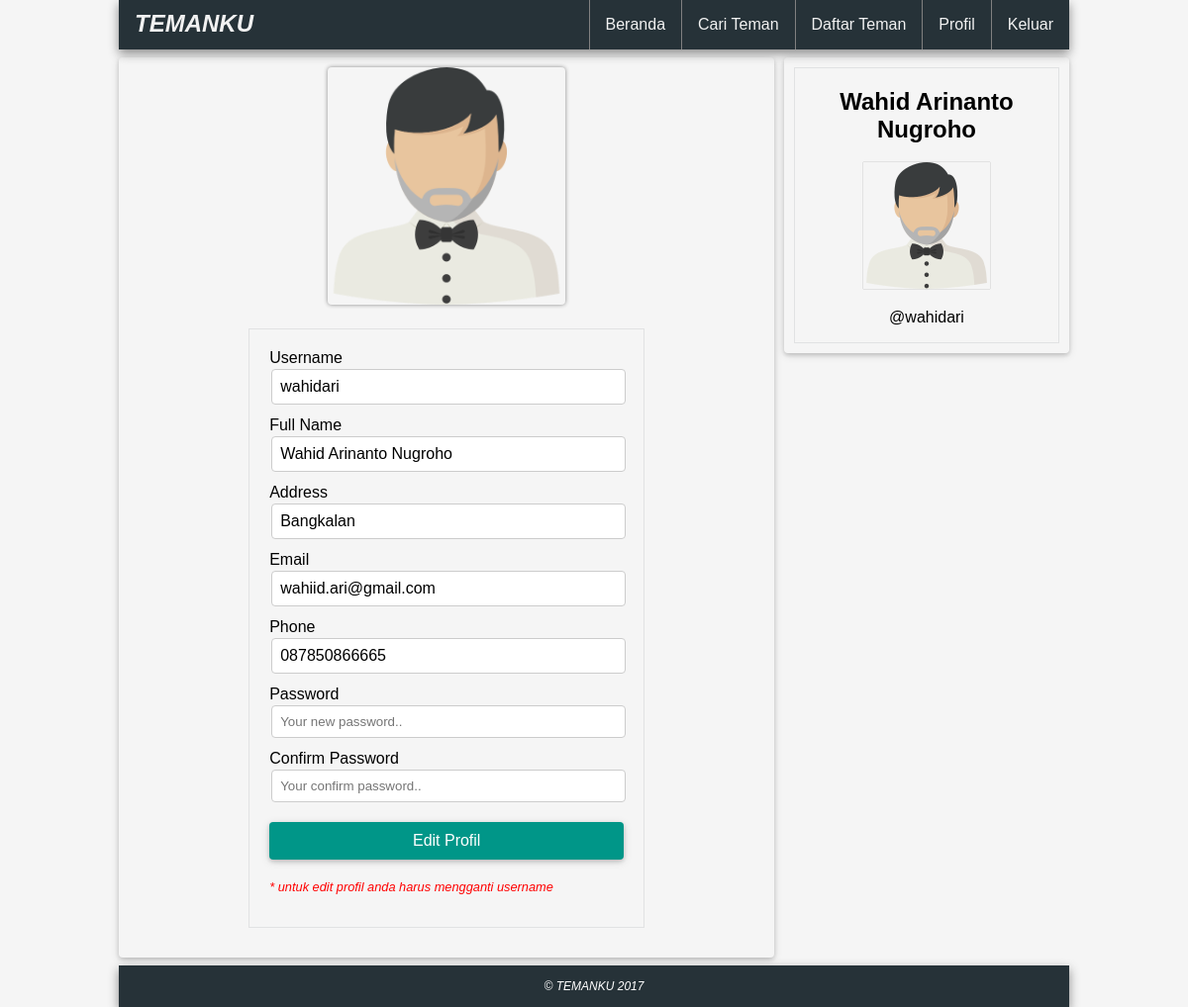
/editprofil.php (signed in), run on the app's committed database.
### tables this page shows
CREATE TABLE `pengguna` (
  `USERNAME` varchar(64) DEFAULT NULL,
  `FULLNAME` varchar(64) DEFAULT NULL,
  `ADDRESS` varchar(64) DEFAULT NULL,
  `EMAIL` varchar(64) NOT NULL,
  `PASSWORD` varchar(64) DEFAULT NULL,
  `PHONE` varchar(12) DEFAULT NULL
);

### database.php (called while the page is built, shortened)
<?php
$db_host = "localhost";
$db_user = "root";
$db_pass = "";
$db_name = "social";
try {
    $db = new PDO("mysql:host=$db_host;dbname=$db_name", $db_user, $db_pass);
} catch(PDOException $e) {
    die("Terjadi masalah: " . $e->getMessage());
}
function logged_user () {
    global $db, $userlogin, $username, $fullname, $address, $email, $phone;
    $sql = "SELECT * FROM pengguna WHERE email = :email";
    $stmt = $db->prepare($sql);
    $stmt->bindValue(':email', $userlogin);
    $stmt->execute();
    foreach ($stmt as $col) {
        $fullname = $col['FULLNAME'];
        $username = $col['USERNAME'];
        $address  = $col['ADDRESS'];
        $email    = $col['EMAIL'];
        $phone    = $col['PHONE'];
    }
}

### editprofil.php (the view, shortened to what this page needs)
<?php
    require_once("auth.php");
    require_once("database.php");
    logged_user ();
 ?>
<!DOCTYPE html>
<html lang="en">
<head>
    <link rel="stylesheet" href="css/main.css">
    <link rel="stylesheet" href="css/profil.css">
    <link rel="stylesheet" type="text/css" href="css/login.css">
</head>
<body>
    <div class="menu">
        <a class="logo" href="index.php">TEMANKU</a>
        <div class="menuright">
            <a href="index.php">Beranda</a>
            <a href="search.php">Cari Teman</a>
            <a href="friend.php">Daftar Teman</a>
            <a href="profil.php">Profil</a>
            <a href="logout.php">Keluar</a>
        </div>
    </div>
    <div class="row">
        <div class="column right">
            <div class="profil">
                <h2><?php echo $fullname; ?></h2>
                <img src="img/a.png" alt="">
                <p>@<?php echo $username; ?></p>
            </div>
        </div>
        <div class="column left">
            <div class="profilku">
                <div class="foto">
                    <img src="img/a.png" alt="">
                </div>
                <div class="formeditprofil">
                    <form method="POST" action="validasi/validasi_register_editprofil.php">
                        <label for="username">Username</label>
                        <input type="text" id="username" name="username" placeholder="Your new username.." value="<?php if(empty($_GET['username'])){echo $username;} else {echo $_GET['username'];}?>">
                        <label for="fullname">Full Name</label>
                        <input type="text" id="fullname" name="fullname" placeholder="Your new fullname.." value="<?php if(empty($_GET['fullname'])){echo $fullname;} else {echo $_GET['fullname'];}?>">
                        <label for="address">Address</label>
                        <input type="text" id="address" name="address" placeholder="Your new address.." value="<?php if(empty($_GET['address'])){echo $address;} else {echo $_GET['address'];}?>">
                        <label for="email">Email</label>
                        <input type="text" id="email" name="email" value="<?php echo $email; ?>" readonly>
                        <label for="phone">Phone</label>
                        <input type="text" id="phone" name="phone" placeholder="Your phone.." value="<?php if(empty($_GET['phone'])){echo $phone;} else {echo $_GET['phone'];}?>">
                        <label for="password">Password</label>
                        <input type="password" id="password" name="password" placeholder="Your new password.." value="<?= @$_GET['password'] ?>">
                        <label for="confirmpassword">Confirm Password</label>
                        <input type="password" id="confirmpassword" name="confirmpassword" placeholder="Your confirm password.." value="<?= @$_GET['confirmpassword'] ?>">
                        <input type="submit" value="Edit Profil" name="editprofil">
                        <p class="note">* untuk edit profil anda harus mengganti username</p>
                    </form>
                </div>
            </div>
        </div>
    </div>
    <div class="footer">
        <p>&copy; TEMANKU 2017</p>
    </div>
</body>
</html>

### css/main.css (style rules this page uses)
* { box-sizing: border-box; }
html { height:100%; margin:0; }
body { margin: 0 10%; height:100%; font-family: sans-serif; background-color: #F5F5F5; }
.menu { position: fixed; min-width: 80%; min-height: 50px; background-color: #263238; box-shadow: 0px 4px 10px #888888; }
.menu a.logo { font-size: 1.5em; font-weight: bold; font-style: italic; padding: 10px 16px; }
.menuright { float: right; }
.menu a { float: left; color: #f2f2f2; text-align: center; padding: 16px 16px; text-decoration: none; }
.menuright a { border-left: 1px solid grey; }
.row { padding-top: 6%; min-height:100%; }
.row:after { content: ""; display: table; clear: both; }
.column { float: left; }
.column.right { float: right; margin-left: 56%; position: fixed; width: 24%; border-radius: 4px; box-shadow: 0 2px 4px 0 rgba(0,0,0,0.16),0 2px 10px 0 rgba(0,0,0,0.12)!important; }
.column.left { width: 69%; }
input[type=text] { margin: 12px; padding: 6px; font-size: 1em; }
input[type=submit] { width: auto; background-color: #009688; color: white; padding: 8px; margin: 6px 8px; border: none; border-radius: 4px; font-size: 1em; box-shadow: 0 2px 4px 0 rgba(0,0,0,0.16),0 2px 10px 0 rgba(0,0,0,0.12)!important; }
.profil { text-align: center; margin: 10px; text-align: center; border: 1px solid #e1e2e3; }
.profil img { max-width: 128px; max-height: 128px; box-shadow: 0px 0px 1px #888888; }
.footer { margin: 8px 0px 0px; background-color: #263238; min-height: 30px; padding: 2px; text-align: center; font-family: sans-serif; font-style: italic; font-size: 12px; color: #fff; left: 0; width: 100%; bottom: 0; box-shadow: 0px 4px 10px #888888; }

### css/profil.css (style rules this page uses)
.profilku { border-radius: 4px; padding: 10px; box-shadow: 0 2px 4px 0 rgba(0,0,0,0.16),0 2px 10px 0 rgba(0,0,0,0.12)!important; width: 100%; display: table; }
.profilku img { width: 240px; height: 240px; text-align: center; border-radius: 4px; box-shadow: 0px 0px 4px #888888; }
.foto { text-align: center; }
.formeditprofil { max-width: 400px; margin: 20px auto; padding: 20px; border: 1px solid #e1e2e3; }
p.note { font-size: 0.8em; font-style: italic; color: red; }

### css/login.css (style rules this page uses)
body { font-family: sans-serif; margin: 0 10%; }
a { text-decoration: none; color: #009688; }
input[type=text], input[type=password] { width: 100%; padding: 8px 8px; margin: 2px 2px -4px 2px; display: inline-block; border: 1px solid #ccc; border-radius: 4px; box-sizing: border-box; }
input[type=submit] { width: 100%; background-color: #009688; color: white; padding: 10px 12px; margin: 8px 0; border: none; border-radius: 4px; cursor: pointer; }
.footer { margin: 8px 0px 0px; background-color: #263238; min-height: 30px; padding: 2px; text-align: center; font-family: sans-serif; font-style: italic; font-size: 12px; color: #fff; left: 0; width: 100%; bottom: 0; box-shadow: 0px 4px 10px #888888; }

### data on the page
pengguna: FULLNAME "Wahid Arinanto Nugroho", USERNAME "wahidari", username "wahidari", fullname "Wahid Arinanto Nugroho", address "Bangkalan", email "wahiid.ari@gmail.com", phone "087850866665"
